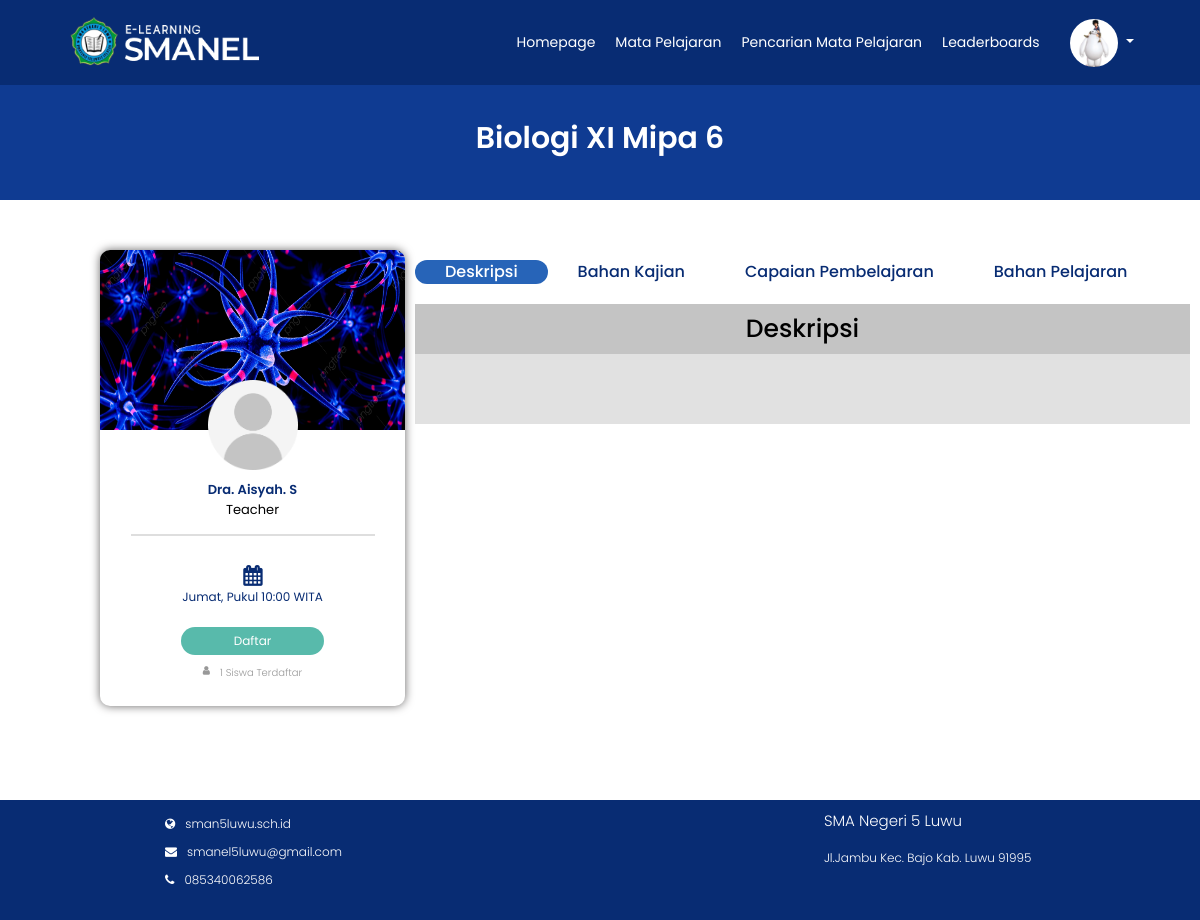
The page /Backend/detailpencarian_siswa.php?Id=42 (signed in) on the database its author committed.
### tables this page shows
CREATE TABLE `user_siswa` (
  `Id` int(11) NOT NULL,
  `Nama` varchar(225) NOT NULL,
  `Nis` varchar(225) NOT NULL,
  `Kelas` varchar(225) NOT NULL,
  `Tempat` varchar(225) NOT NULL,
  `Tanggal` date NOT NULL,
  `Email` varchar(255) NOT NULL,
  `Alamat` varchar(225) NOT NULL,
  `Username` varchar(225) NOT NULL,
  `Password` varchar(225) NOT NULL,
  `Profil` varchar(225) NOT NULL
);

CREATE TABLE `tambah_kelas` (
  `Id_TambahKls` int(11) NOT NULL,
  `Kelas` varchar(225) NOT NULL,
  `Nama_Kelas` varchar(255) NOT NULL,
  `Hari` varchar(225) NOT NULL,
  `Waktu` varchar(225) NOT NULL,
  `Semester` varchar(255) NOT NULL,
  `Deskripsi` text NOT NULL,
  `Kajian` varchar(255) NOT NULL,
  `Capaian` varchar(225) NOT NULL,
  `Bahan_Ajar` varchar(225) NOT NULL,
  `Sampul` varchar(225) NOT NULL,
  `tanggal_buat` date DEFAULT current_timestamp(),
  `Nama_Guru` varchar(255) NOT NULL
);

### Backend/functions.php (called while the page is built, shortened)
<?php
function koneksi()
{
    return mysqli_connect('localhost', 'root', '', 'elearning');
}
function query($query)
{
    $conn = koneksi();
    $result = mysqli_query($conn, $query);
    if(mysqli_num_rows($result)==1){
        return mysqli_fetch_assoc($result);
    }
    $rows = [];
    return $rows;
}
?>

### Backend/detailpencarian_siswa.php (the view, shortened to what this page needs)
<?php
require 'functions.php';
$conn = koneksi();
$Id = $_GET['Id'];
$kelas = query("SELECT * FROM tambah_kelas WHERE Id_TambahKls = $Id");
?>
<!DOCTYPE html>
<html lang="en">
<head>
    <link rel="stylesheet" href="https://stackpath.bootstrapcdn.com/bootstrap/4.5.0/css/bootstrap.min.css">
    <link rel="stylesheet" href="https://stackpath.bootstrapcdn.com/font-awesome/4.7.0/css/font-awesome.min.css">
    <link rel="stylesheet" href="style.css?<php echo time()?>">
</head>
<body>
    <?php require_once('navbar/navbarcari.php') ?>
    <div class="main-container">
        <div class="detail-pencarian">
            <div class="header">
                <div class="title-detail">
                    <h2><?= $kelas["Nama_Kelas"]; ?></h2>
                </div>
            </div>
            <div class="content-detail d-flex">
                <div class="sidebar">
                    <div class="logo-mapel">
                        <img src="img/<?= $kelas["Sampul"] ?>" alt="">
                    </div>
                    <div class="profil-guru">
                        <img src="img/profil.png" alt="">
                    </div>
                    <div class="ket-mapel">
                        <p class="nama"><?= $kelas["Nama_Guru"] ?></p>
                        <p class="status">Teacher</p>
                    </div>
                    <div class="jadwal-mapel">
                        <i class="fa fa-calendar"></i>
                        <p><?= $kelas["Hari"] ?>, Pukul <?= $kelas["Waktu"] ?> WITA</p>
                    </div>
                    <div class="btn-start">
                        <button type="submit" onclick="UnduhConfirm()">Daftar</button>
                    </div>
                    <div class="jlh-siswa">
                        <i class="fa fa-user"></i>
                        <?php
                        $siswa = "SELECT COUNT(*) FROM siswa_terdaftar where Id_Kelas = $Id";
                        $result = mysqli_query($conn, $siswa);
                        $row = mysqli_fetch_array($result);
                        $total = $row['COUNT(*)'];
                        ?>
                        <p><?= $total ?> Siswa Terdaftar</p>
                    </div>
                </div>
                <div class="tabs">
                    <div class="tabs-head">
                        <span class="tabs-toggle active">Deskripsi</span>
                        <span class="tabs-toggle">Bahan Kajian</span>
                        <span class="tabs-toggle">Capaian Pembelajaran</span>
                        <span class="tabs-toggle">Bahan Pelajaran</span>
                    </div>
                    <div class="tabs-body">
                        <div class="tabs-content active">
                            <h2 class="tabs-title">Deskripsi</h2>
                            <p class="deskripsi"><?= $kelas["Deskripsi"] ?>
                            </p>
                        </div>
                    </div>
                </div>
            </div>
        </div>
    </div>
    <div class="footer">
        <div class="nama-footer">
            <p class="tfooter">SMA Negeri 5 Luwu</p>
            <p>Jl.Jambu Kec. Bajo Kab. Luwu 91995</p>
        </div>
        <div class="web">
            <ul>
                <li><a href="http://sman5luwu.sch.id/index.php"><i class="fa fa-globe"></i><span>sman5luwu.sch.id</span></a>
                </li>
                <li><a href="#"><i class="fa fa-envelope"></i><span>smanel5luwu@gmail.com</span></a></li>
                <li><a href="#"><i class="fa fa-phone"></i><span>085340062586</span></a></li>
            </ul>
        </div>
    </div>
</body>
</html>

### Backend/navbar/navbarcari.php (shortened to what this page needs)
<?php
$nama = $_SESSION["Nis"];
$user = query("SELECT * FROM user_siswa WHERE Nis = '$nama'");
?>
<nav class="navbar navbar-expand-lg navbar-light fixed-top">
    <div class="navbar-header">
      <img src="img/logo.png" alt="">
    </div>
    <div class="collapse navbar-collapse" id="navbarNav">
      <ul class="navbar-nav ml-auto">
        <li class="name nav-item">
          <a href="homepage.php" class="btn" aria-hidden="true">Homepage</a>
        </li>
        <li class="mapel nav-item">
          <a href="matapelajaran.php" class="btn" aria-hidden="true">Mata Pelajaran</a>
        </li>
        <li class="search-mapel nav-item">
          <a href="pencarian_siswa.php" class="btn active" aria-hidden="true">Pencarian Mata Pelajaran </a>
        </li>
        <li class="leader nav-item">
          <a href="leaderboards.php" class="btn" aria-hidden="true">Leaderboards</a>
        </li>
      </ul>
      <div class="profil nav-item dropdown-toggle" type="button" data-toggle="dropdown" aria-haspopup="true" aria-expanded="false">
      <img alt="your image" src="img/<?php echo $user["Profil"]; ?>" title="<?php echo  $user["Profil"];  ?>" style="border-radius: 50%;">
      </div>
    </div>
  </nav>

### Backend/detailpencarian_siswa.php (style rules this page uses)
.logo-mapel img { width: 305px; height: 180px; }

### rows shown on the page
user_siswa: Profil (picture)
tambah_kelas: Nama_Kelas "Biologi XI Mipa 6", Sampul (picture), Nama_Guru "Dra. Aisyah. S", Hari "Jumat", Waktu "10:00"

### other values the page prints
$total "1"
